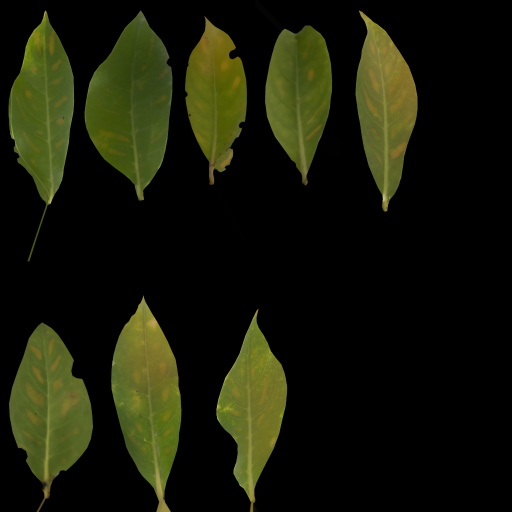
#> input picture assets/tex/island_tree_02_leaves_diff_1k.jpg, 1024 x 1024 px (shown at 1/2 size)
$ python build_leaves.py
#> lines starting #> are read from the running program, lines starting #| are printed output that depends on the picture; after the words box and inside, x2 and y2 are one past the last pixel; in counts of white or black regions, pixels touching at a corner belong together; long printed decimals are rounded
"""Build foliage-cluster sprites for broadleaf trees.

Left half  (1024x1024): broadleaf twig cluster made of Poly Haven's scanned island_tree_02 leaves (CC0).
Right half (1024x1024): cherry-blossom (sakura) cluster — five-petal flowers painted along twigs, a few bronze young leaves.
Output: assets/gen/leaf_cluster_diff.png (RGBA, colour bled into transparent texels), assets/gen/leaf_cluster_nor.png
Twig base is at the bottom edge (v=0); clusters spread upward/outward.
"""
import os, math, random
import numpy as np
from PIL import Image, ImageDraw, ImageFilter
from scipy import ndimage

ROOT = os.path.dirname(os.path.dirname(os.path.abspath(__file__)))
TEX, OUT, S = os.path.join(ROOT, 'assets', 'tex'), os.path.join(ROOT, 'assets', 'gen'), 1024

diff = Image.open(os.path.join(TEX, 'island_tree_02_leaves_diff_1k.jpg')).convert('RGB')
#> diff is the input picture: PIL image 1024x1024 RGB; mean R, G, B 23.4, 25.5, 8.5
alpha = Image.open(os.path.join(TEX, 'island_tree_02_leaves_alpha_1k.jpg')).convert('L')
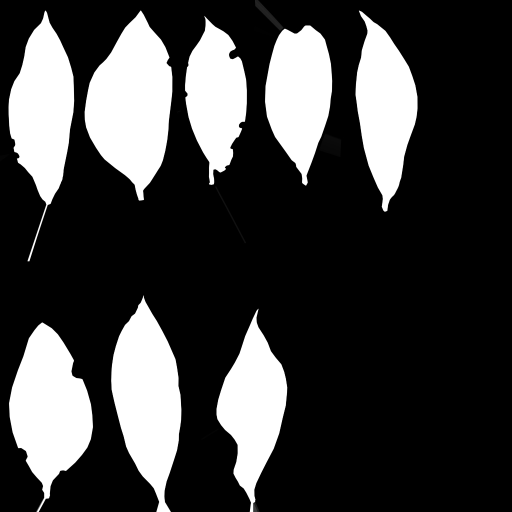
#> input picture assets/tex/island_tree_02_leaves_alpha_1k.jpg, 1024 x 1024 px (shown at 1/2 size)
#> alpha is the input picture: PIL image 1024x1024 L; min 0, max 255, mean 63.9
nor = Image.open(os.path.join(TEX, 'island_tree_02_leaves_nor_gl_1k.jpg')).convert('RGB')
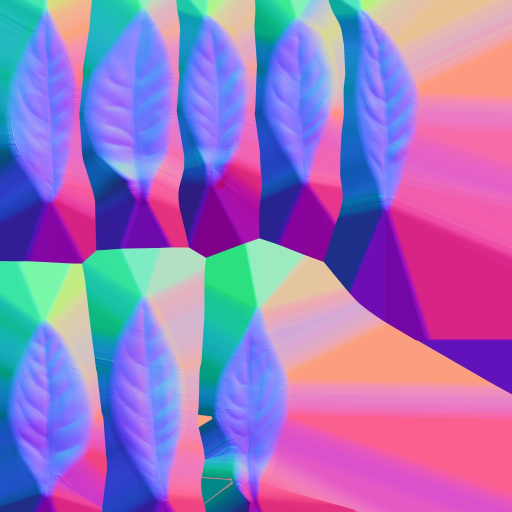
#> input picture assets/tex/island_tree_02_leaves_nor_gl_1k.jpg, 1024 x 1024 px (shown at 1/2 size)
#> nor is the input picture: PIL image 1024x1024 RGB; mean R, G, B 154.7, 118.2, 189.6
A = np.asarray(alpha) > 100
#> A: shape (1024, 1024) bool; 25.1% white; 8 white regions, largest, box (x1, y1, x2, y2) and area: (169, 21, 345, 401) 42257, (222, 591, 363, 1024) 37192, (18, 645, 186, 1024) 36701
lab, n = ndimage.label(A)
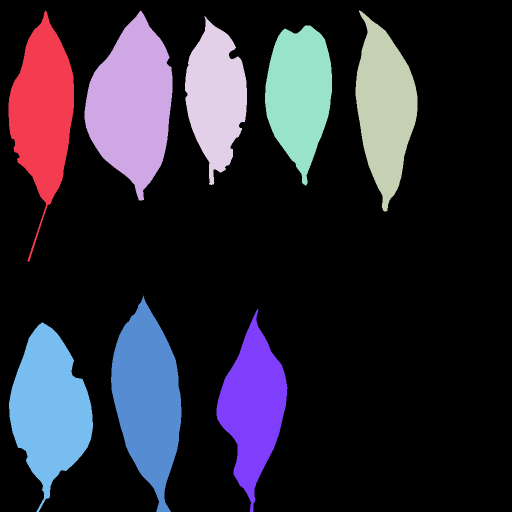
#> lab: shape (1024, 1024) int32 (shown at 1/2 size); 9 distinct labels, from 0 to 8; one colour per label, 0 black
#> n = 8
leaves = []
for i, sl in enumerate(ndimage.find_objects(lab)):
    h, w = sl[0].stop - sl[0].start, sl[1].stop - sl[1].start
    if h < 80: continue
    box = (sl[1].start, sl[0].start, sl[1].stop, sl[0].stop)
    m = Image.fromarray(((lab[sl] == i + 1) * np.asarray(alpha)[sl]).astype(np.uint8))
    leaves.append((diff.crop(box), m, nor.crop(box)))
#> this loop made 8 passes
#> (h, w, box) on passes 1 to 8: (502, 131, (17, 21, 148, 523)), (380, 176, (169, 21, 345, 401)), (402, 124, (711, 21, 835, 423)), (338, 124, (370, 32, 494, 370)), (320, 134, (530, 51, 664, 371)), (433, 141, (222, 591, 363, 1024)), (406, 142, (433, 618, 575, 1024)), (379, 168, (18, 645, 186, 1024))
#> pass 1, `m = Image.fromarray(((lab[sl] == i + 1) * np.asarray(alpha)[sl]).astyp..`:
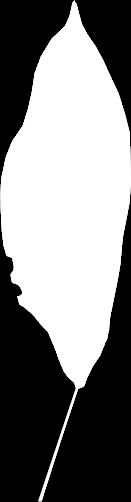
#> m: PIL image 131x502 L; min 0, max 255, mean 128
#> after the loop, leaves = 8 items
print('leaves:', len(leaves))
#| leaves: 8


class Canvas:
    def __init__(self):
        self.rgb = Image.new('RGB', (S, S)); self.a = Image.new('L', (S, S)); self.n = Image.new('RGB', (S, S), (128, 128, 255))
#> after `self.rgb = Image.new('RGB', (S, S))`: self.rgb: PIL image 1024x1024 RGB; every value is 0
#> after `self.a = Image.new('L', (S, S))`: self.a: PIL image 1024x1024 L; every value is 0

    def paste(self, img, mask, nimg, x, y, ang, scale, tint=(1, 1, 1), anchor_bottom=True):
        w, h = max(2, int(img.width * scale)), max(2, int(img.height * scale))
        img, mask, nimg = img.resize((w, h), Image.LANCZOS), mask.resize((w, h), Image.LANCZOS), nimg.resize((w, h), Image.LANCZOS)
        arr = np.asarray(img).astype(np.float32) * np.array(tint, np.float32)
        img = Image.fromarray(np.clip(arr, 0, 255).astype(np.uint8))
        pad = max(w, h) * 2
        def centred(im, fill):
            c = Image.new(im.mode, (pad, pad), fill); c.paste(im, (pad // 2 - w // 2, pad // 2 - (h if anchor_bottom else h // 2))); return c.rotate(ang, resample=Image.BICUBIC)
        ri, rm, rn = centred(img, (0, 0, 0)), centred(mask, 0), centred(nimg, (128, 128, 255))
        # rotate the normal vectors along with the pixels
        na = np.asarray(rn).astype(np.float32) / 255 * 2 - 1; th = math.radians(ang)
        nx, ny = na[..., 0] * math.cos(th) - na[..., 1] * math.sin(th), na[..., 0] * math.sin(th) + na[..., 1] * math.cos(th)
        rn = Image.fromarray(np.clip((np.dstack([nx, ny, na[..., 2]]) * 0.5 + 0.5) * 255, 0, 255).astype(np.uint8))
        pos = (int(x - pad // 2), int(y - pad // 2))
        self.rgb.paste(ri, pos, rm); self.n.paste(rn, pos, rm)
        a2 = Image.new('L', (S, S)); a2.paste(rm, pos, rm); self.a = Image.fromarray(np.maximum(np.asarray(self.a), np.asarray(a2)))

    def twig(self, pts, w0, w1, col):
        d = ImageDraw.Draw(self.rgb); da = ImageDraw.Draw(self.a)
        for i in range(len(pts) - 1):
            w = int(w0 + (w1 - w0) * i / max(1, len(pts) - 2))
            d.line([pts[i], pts[i + 1]], fill=col, width=w); da.line([pts[i], pts[i + 1]], fill=255, width=w)


def twig_path(rng, x0, y0, ang, length, bend, segs=8):
#> called with x0 = 512, y0 = 1020, ang = -0.0524, length = 819.2, bend = 0.12, segs = 8
    pts = [(x0, y0)]; a = ang
    for i in range(segs):
        a += rng.uniform(-bend, bend); l = length / segs
        x0 += math.sin(a) * l; y0 -= math.cos(a) * l; pts.append((x0, y0))
    return pts


def broadleaf(seed):
    rng = random.Random(seed); C = Canvas()
    main = twig_path(rng, S / 2, S - 4, rng.uniform(-0.1, 0.1), S * 0.8, 0.12)
    C.twig(main, 9, 3, (72, 56, 40))
    subs = []
    for k in range(9):
        t = 0.15 + 0.8 * k / 9; i = int(t * (len(main) - 1)); p = main[i]
        side = 1 if k % 2 else -1
        sp = twig_path(rng, p[0], p[1], side * rng.uniform(0.6, 1.1), S * rng.uniform(0.25, 0.42) * (1 - t * 0.4), 0.15, 5)
        C.twig(sp, 5, 2, (78, 60, 44)); subs.append(sp)
    for path in [main] + subs:
        for j in range(1, len(path)):
            for side in (-1, 1):
                if rng.random() < 0.25: continue
                lf = rng.choice(leaves); p = path[j]
                base_ang = math.degrees(math.atan2(path[j][0] - path[j - 1][0], -(path[j][1] - path[j - 1][1])))
                g = rng.uniform(0.75, 1.05)
                C.paste(*lf, p[0], p[1], -base_ang + side * rng.uniform(35, 75), rng.uniform(0.28, 0.42), (g * rng.uniform(0.85, 1.0), g, g * rng.uniform(0.7, 0.9)))
    tip = main[-1]
    for a in (-25, 0, 25): C.paste(*rng.choice(leaves), tip[0], tip[1] + 20, a + rng.uniform(-10, 10), 0.36)
    return C


def blossom_img(rng, r):
    size = int(r * 2.6); im = Image.new('RGBA', (size, size)); d = ImageDraw.Draw(im); c = size / 2
    base = np.array([255, 222, 230]) * rng.uniform(0.94, 1.0)
    for k in range(5):
        a = k / 5 * math.tau + rng.uniform(-0.1, 0.1)
        px, py = c + math.cos(a) * r * 0.55, c + math.sin(a) * r * 0.55
        pr = r * 0.52
        col = tuple(int(v) for v in base)
        d.ellipse([px - pr, py - pr, px + pr, py + pr], fill=col + (255,))
        # notch at the petal tip (sakura petals are cleft)
        nx, ny = c + math.cos(a) * r * 1.05, c + math.sin(a) * r * 1.05
        d.ellipse([nx - r * 0.12, ny - r * 0.12, nx + r * 0.12, ny + r * 0.12], fill=(0, 0, 0, 0))
    d.ellipse([c - r * 0.28, c - r * 0.28, c + r * 0.28, c + r * 0.28], fill=(214, 110, 150, 255))
    for k in range(8):
        a = k / 8 * math.tau; d.point((c + math.cos(a) * r * 0.35, c + math.sin(a) * r * 0.35), fill=(240, 205, 90, 255))
    return im.filter(ImageFilter.GaussianBlur(0.6))


def sakura(seed):
#> called with seed = 9
    rng = random.Random(seed); C = Canvas()
    main = twig_path(rng, S / 2, S - 4, rng.uniform(-0.15, 0.15), S * 0.82, 0.18)
#> main = [(512, 1020), (506.1, 915.2), (486.6, 812.1), (480.8, 707.3), (456.6, 605.1), (432.5, 503), (423.3, 398.4), (398.4, 296.5), (375.6, 194)]
    C.twig(main, 10, 3, (58, 40, 36))
    paths = [main]
#> paths = [[(512, 1020), (506.1, 915.2), (486.6, 812.1), (480.8, 707.3), (456.6, 605.1), (432.5, 503), (423.3, 398.4), (398.4, 296.5), (375.6, 194)]]
    for k in range(8):
        t = 0.12 + 0.82 * k / 8; p = main[int(t * (len(main) - 1))]; side = 1 if k % 2 else -1
        sp = twig_path(rng, p[0], p[1], side * rng.uniform(0.5, 1.1), S * rng.uniform(0.25, 0.4) * (1 - t * 0.35), 0.2, 5)
        C.twig(sp, 5, 2, (62, 44, 38)); paths.append(sp)
#> this loop made 8 passes
#> after the loop, paths = 9 items
    rgb, a = C.rgb, C.a
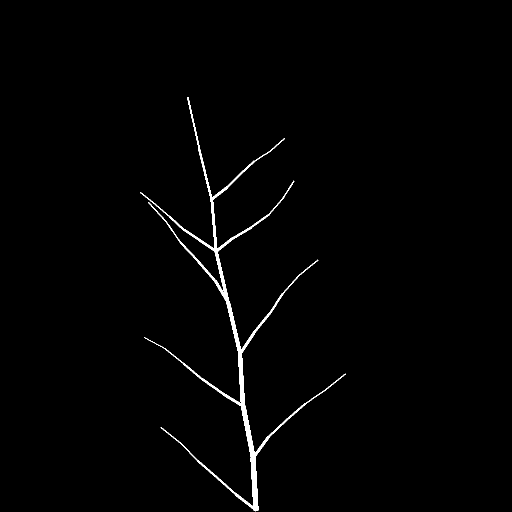
#> a: PIL image 1024x1024 L (shown at 1/2 size); 1.1% white; 1 white region, box (x1, y1, x2, y2) and area: (280, 194, 692, 1023) 11417
    for path in paths:
        for j in range(1, len(path)):
            p = path[j]
            for _ in range(rng.randint(3, 6)):     # umbel of 3–6 flowers on short stalks
                fx, fy = p[0] + rng.uniform(-38, 38), p[1] + rng.uniform(-38, 30)
                ImageDraw.Draw(rgb).line([p, (fx, fy)], fill=(90, 60, 50), width=2)
                b = blossom_img(rng, rng.uniform(15, 23)).rotate(rng.uniform(0, 360))
                pos = (int(fx - b.width / 2), int(fy - b.height / 2))
                rgb.paste(b, pos, b); am = Image.new('L', (S, S)); am.paste(b.split()[3], pos); a = Image.fromarray(np.maximum(np.asarray(a), np.asarray(am)))
            if rng.random() < 0.3:
                C.rgb, C.a = rgb, a
                lf = rng.choice(leaves); C.paste(*lf, p[0], p[1], rng.uniform(-80, 80), rng.uniform(0.14, 0.2), (1.25, 0.8, 0.55))
                rgb, a = C.rgb, C.a
#> this loop made 9 passes
    C.rgb, C.a = rgb, a
    return C


def bleed(rgb, a):
    rgb = rgb.astype(np.float32); filled = a > 8
#> after `filled = a > 8`: filled: shape (1024, 1024) bool; 24.9% white; 4 white regions, box (x1, y1, x2, y2) and area: (152, 64, 933, 1021) 248772, (134, 182, 317, 234) 4602, (83, 315, 259, 362) 4144, (675, 286, 797, 331) 3431
    for _ in range(24):
        if filled.all(): break
        acc = np.zeros_like(rgb); cnt = np.zeros(a.shape, np.float32)
        for dy, dx in ((1, 0), (-1, 0), (0, 1), (0, -1)):
            m = np.roll(filled, (dy, dx), (0, 1)); acc += np.roll(rgb, (dy, dx), (0, 1)) * m[..., None]; cnt += m
        new = (~filled) & (cnt > 0); rgb[new] = acc[new] / cnt[new][..., None]; filled |= new
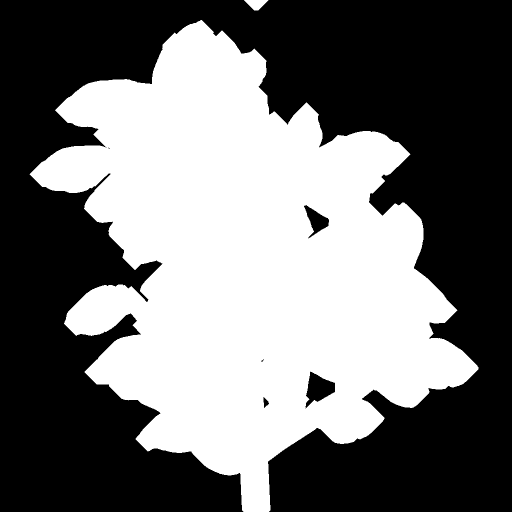
#> filled: shape (1024, 1024) bool (shown at 1/2 size); 44.4% white; 2 white regions, box (x1, y1, x2, y2) and area: (59, 40, 957, 1024) 465467, (488, 0, 537, 21) 609
    rgb[~filled] = rgb[filled].mean(0)
    return rgb


L, R = broadleaf(3), sakura(9)
rgb = np.concatenate([bleed(np.asarray(L.rgb), np.asarray(L.a)), bleed(np.asarray(R.rgb), np.asarray(R.a))], 1)
#> in bleed (call 2), `filled = a > 8`: filled: shape (1024, 1024) bool; 15.5% white; 9 white regions, largest, box (x1, y1, x2, y2) and area: (221, 173, 707, 1024) 149003, (497, 760, 547, 820) 2146, (262, 832, 322, 879) 2036
#> after the loop in bleed (call 2), `for _ in range(24):`:
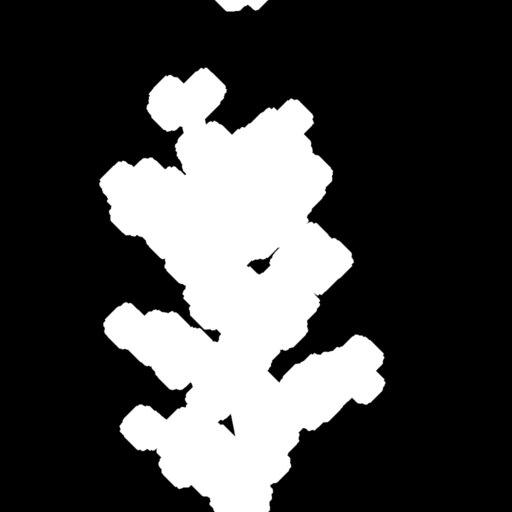
#> cnt: shape (1024, 1024) float32 (shown at 1/2 size); min 0, max 4, mean 1.08; drawn with min black and max white
a = np.concatenate([np.asarray(L.a), np.asarray(R.a)], 1)
nrm = np.concatenate([np.asarray(L.n), np.asarray(R.n)], 1)
os.makedirs(OUT, exist_ok=True)
Image.fromarray(np.dstack([np.clip(rgb, 0, 255).astype(np.uint8), a]), 'RGBA').save(os.path.join(OUT, 'leaf_cluster_diff.png'))
Image.fromarray(nrm, 'RGB').save(os.path.join(OUT, 'leaf_cluster_nor.png'))
prev = Image.new('RGB', (2 * S, S), (180, 195, 210)); prev.paste(Image.fromarray(np.clip(rgb, 0, 255).astype(np.uint8)), (0, 0), Image.fromarray(a))
prev.resize((1024, 512)).save(os.path.join(OUT, '_leaf_preview.jpg'))
print('coverage', (a > 128).mean())
#| coverage 0.1928
